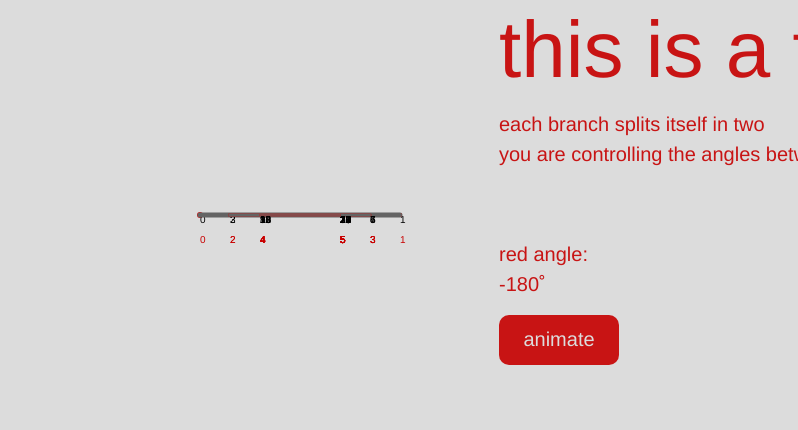
Frame 1 (no input)
Frame 60 (no input): identical to frame 1, image omitted
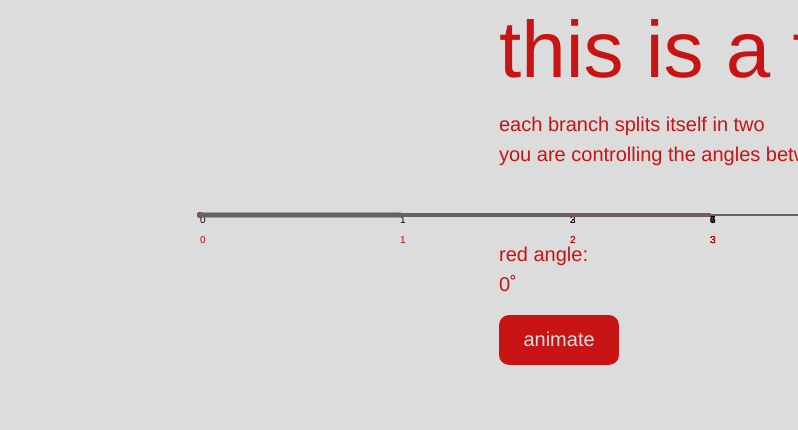
Frame 120 (the mouse pressed at the canvas centre since frame 60)

The p5.js sketch that drew these frames (run headless with seeded random() and noise() and a simulated clock; from frame 60 on, the mouse is pressed at the canvas centre):

// p5.js sketch
// ── sketch.js
let button1, button2;
let angle1, angle2;


function setup() {
  createCanvas(screen.availWidth - 2,   
               screen.availHeight - 170);
  button1 = new Button(width/2+100, height/2+100);
  button2 = new Button(width/2+400, height/2+100);
}

function draw() {
  background(220);
  
  button1.display();
  button2.display();
  
  if(button1.animated){
    if(angle1<PI){
      angle1 += 0.01;
    } else {
      angle1 = -PI;
    }
  } else {
    angle1 = map(mouseX, 0, width, -PI, PI);
  }
  
  
  if(button2.animated){
    if(angle2>-PI){
      angle2 -= 0.03;
    } else {
      angle2 = PI;
    }
  } else {
    angle2 = map(mouseY, 0, height, -PI, PI);
  }
  
  explain();
  
  let n=[];
  n[0] = new Section(200, height/2, 0, 0);
  for(let i=0; i<16 ;i++){
    n.push(n[i].splits(angle1, i));
    if(i>0){
      n.push(n[i].splits(angle2, i));
    }
  }
  for(let i=0; i<n.length ;i++){
    
    if(i%2 == 0){
      stroke(200, 20, 20);
    } else {
      stroke(100, 100,100);
    }
    n[i].display(n[n[i].parent].p);
    
    textSize(10);
    noStroke();
    fill(0);
    text(i, n[i].p.x, n[i].p.y);
    fill(200,0,0);
    text(n[i].gen, n[i].p.x, n[i].p.y+20);
  }
  
  
}

function mousePressed() {
  if (mouseX > button1.a.x && 
      mouseX < button1.a.x+button1.s.x &&
      mouseY > button1.a.y && 
      mouseY < button1.a.y+button1.s.y) {
    if(button1.animated){
      button1.animated = false;
    } else {
      button1.animated = true;
    }
  }
  
  if (mouseX > button2.a.x && 
      mouseX < button2.a.x+button2.s.x &&
      mouseY > button2.a.y && 
      mouseY < button2.a.y+button2.s.y) {
    if(button2.animated){
      button2.animated = false;
    } else {
      button2.animated = true;
    }
  }
}

function explain(){
  
  noStroke();
  textAlign(LEFT, TOP);
  fill(200,20,20);
  textSize(80);
  text('this is a fractal tree', 
       width/2+100, height/2-200);
  
  textSize(20);
  text('each branch splits itself in two', 
       width/2+100, height/2-100);
  text('you are controlling the angles between the branches', width/2+100, height/2-70);
  
  text('red angle:', 
       width/2+100, height/2+30);
  text('grey angle:', 
       width/2+400, height/2+30);
  text(`${floor(map(angle1, -PI, PI, -180,180))}˚`, 
       width/2+100, height/2+60);
  text(`${floor(map(angle2, -PI, PI, -180,180))}˚`, 
       width/2+400, height/2+60);
}

class Section{
  constructor(x, y, generation, i){
    this.p = createVector(x,y);
    this.gen = generation;
    this.parent = i;
  }
  splits(angle, parent){
    let v = p5.Vector.fromAngle(angle*this.gen, 200-this.gen*30);
    v.add(this.p.x, this.p.y);
    let a = new Section(v.x, v.y, this.gen+1, parent);
    return a;
  }
  display(from){ //the this.p of the previous Section
    strokeWeight(6-this.gen);
    line(from.x, from.y, this.p.x, this.p.y);
    
  }
}

class Button{
  constructor(x,y){
    this.a = createVector(x,y);
    this.s = createVector(120, 50);
    this.animated = false;
  }
  display(){
    let bg,  fl, txt;
    if(this.animated == true){
      bg = color(220);
      fl = color(200,20,20);
      stroke(fl);
      txt = 'stop';
    } else {
      bg = color(200,20,20);
      fl = color(220);
      noStroke();
      txt = 'animate';
    }
    
    fill(bg);
    rect(this.a.x, this.a.y, this.s.x, this.s.y, 10);
    fill(fl);
    textSize(20);
    textAlign(CENTER, CENTER);
    text(txt, this.a.x+this.s.x/2, this.a.y+this.s.y/2);
  }
}
